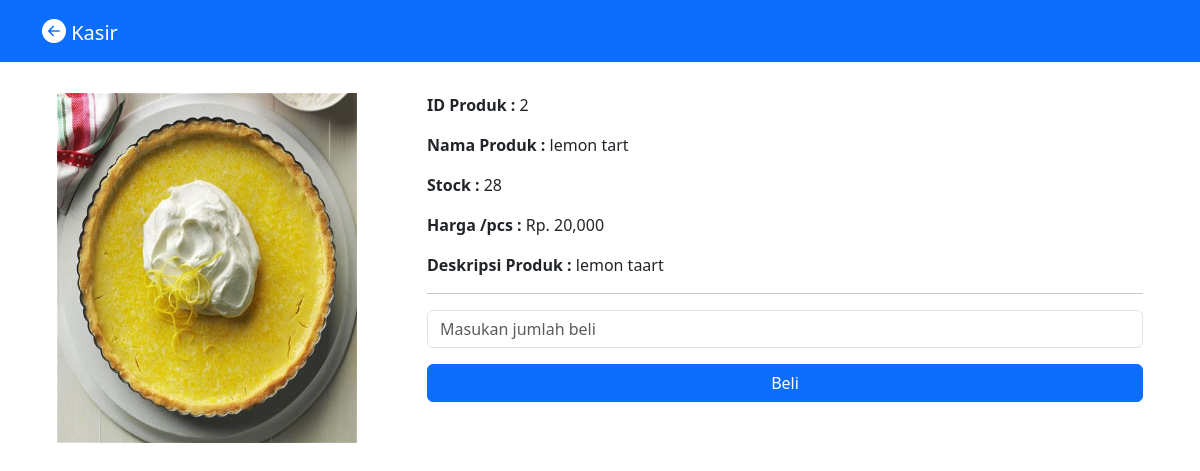
The page /transaksi/tambah.php?id_produk=2 on the database its author committed.
### tables this page shows
CREATE TABLE `produk` (
  `id_produk` int(11) NOT NULL,
  `nama_produk` varchar(255) NOT NULL,
  `harga` double NOT NULL,
  `stok` int(11) NOT NULL,
  `terakhir_direstok` date NOT NULL,
  `barang_terjual` int(11) NOT NULL,
  `deskripsi` varchar(255) NOT NULL,
  `foto` varchar(255) NOT NULL
);

### transaksi/tambah.php (the view, shortened to what this page needs)
<?php
include "../koneksi.php";
include "../stok/header2.php";
if(isset($_GET['id_produk'])) {
    $id_produk = $_GET['id_produk'];
    $query = mysqli_query($koneksi, "SELECT * FROM produk WHERE id_produk = '$id_produk'");
    $data = mysqli_fetch_array($query);
}
?>
<div class="container mt-5">
    <div class="row">
            <div class="col-4">
                <img src="../asset/img/<?php echo $data['foto']?>" alt="" style="height:350px; width:300px;">
            </div>
            <div class="col-8">
                <p><b>ID Produk : </b><?php echo $data['id_produk'] ?></p>
                <p><b>Nama Produk : </b><?php echo $data['nama_produk'] ?></p>
                <p><b>Stock : </b><?php echo $data['stok'] ?></p>
                <p><b>Harga /pcs : </b>Rp. <?php echo number_format($data['harga']) ?></p>
                <p><b>Deskripsi Produk : </b><?php echo $data['deskripsi'] ?></p>
                <hr>
                        <?php
                        if($data['stok'] <= 0) {
                            ?>
                            <div class="d-grid gap-2 mt-1">
                            <input type="submit" class="btn btn-danger" value="Maaf barang habis:(">
                            </div>
                            <?php
                        } else {
                            ?>
                            <form action="tambah_proses.php" method="POST">
                            <p><input type="text" name="jumlah" placeholder="Masukan jumlah beli" class="form-control outline-success" required autofocus></p>
                            <div class="d-grid gap-2 mt-1">
                            <input type="submit" name="submit" class="btn btn-primary" value="Beli">
                            </form>
                            <?php
                        }
                        ?>
                    </div>
            </div>
    </div>

### stok/header2.php (style rules this page uses)
body { margin: 0; padding: 45px; }

### rows shown on the page
produk: foto (picture), id_produk "2", nama_produk "lemon tart", stok "28", harga "20,000", deskripsi "lemon taart"
